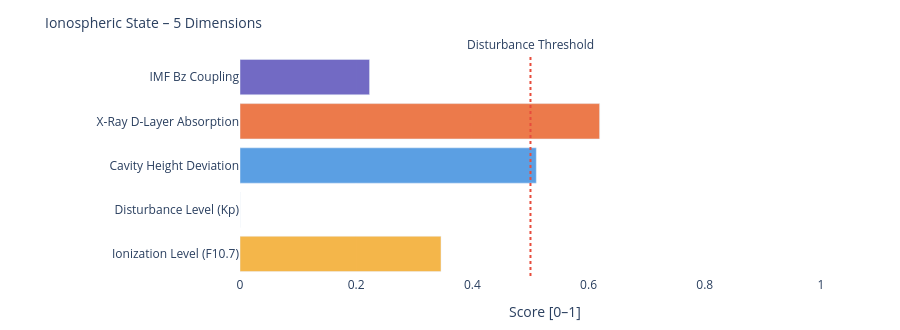

Source (notebook cell):
### Markdown cell above
---
### 📐 Systemic Insight: Geometric Cavity vs. Real Schumann Resonance

**Relevant for:** Layer 6 = delta analysis &nbsp;|&nbsp; Layer 7 = feature vector / system interpretation

A cavity height change from 80 km to 70 km shifts the **idealized geometric frequencies** only minimally:

| Modus | Aktuell | Referenz | Δ |
|-------|---------|----------|---|
| SR-1 | 10.4762 Hz | 10.4599 Hz | +16 mHz |
| SR-2 | 18.1452 Hz | 18.1171 Hz | +28 mHz |
| SR-3 | 25.6612 Hz | 25.6215 Hz | +40 mHz |
| SR-4 | 33.1285 Hz | 33.0772 Hz | +51 mHz |

The geometric effect is limited because 10 km is very small compared to Earth's radius (~6371 km).

**Consequence:** Real Schumann deviations are likely driven more strongly by **conductivity, damping, day/night structure, lightning distribution and source geometry** than by pure cavity height.

---

**Layer 6 compares:**
```
geometric Δ from Layer 4  vs.  observed Δ from real Schumann measurement data
```

**Layer 7 Feature:**
```
If real Δ >> geometric Δ  →  non-geometric factors dominant
```

### Code cell
# ============================================================
# IONOSPHERIC STATE – Summary gauge
# Five dimensions: ionization, disturbance, cavity height, X-Ray, Bz coupling
# ============================================================

def norm(v, lo, hi):
    if v is None: return None
    return round(max(0.0, min(1.0, (v - lo) / (hi - lo))), 3)

# Ionization level (F10.7 → F2-Layer)
ioniz = norm(f107_val, 60, 250)

# Disturbance level (Kp → E/F-Layer irregularities)
disturb = norm(kp_val, 0, 9)

# Cavity height deviation from reference (80 km)
h_dev = norm(abs(h_eff - 80), 0, 20)

# X-Ray ionization (D-Layer absorption)
xray_ioniz = None
if xray_now is not None:
    xray_ioniz = norm(math.log10(max(xray_now, 1e-9)) + 9, 0, 5)

# Bz coupling (southward Bz → stronger magnetosphere-ionosphere coupling)
bz_coupling = norm(-(bz_now or 0), -5, 30) if bz_now is not None else None

dims = [
    ('Ionization Level (F10.7)',    ioniz,      '#F2A623'),
    ('Disturbance Level (Kp)',      disturb,    '#7F77DD'),
    ('Cavity Height Deviation',     h_dev,      '#378ADD'),
    ('X-Ray D-Layer Absorption',    xray_ioniz, '#E85D24'),
    ('IMF Bz Coupling',             bz_coupling,'#534AB7'),
]

fig = go.Figure()
for name, val, col in dims:
    if val is not None:
        h = int(val * 20)
        bar = '█' * h + '░' * (20 - h)
        label = f'{name}:  {bar}  {val:.3f}'
    else:
        label = f'{name}:  {"─" * 20}  n/a'
    fig.add_trace(go.Bar(
        x=[val if val is not None else 0],
        y=[name],
        orientation='h',
        marker_color=col, opacity=0.82,
        showlegend=False
    ))

fig.add_vline(x=0.5, line_dash='dot', line_color='#e74c3c',
              annotation_text='Disturbance Threshold', annotation_position='top')
fig.update_layout(
    title=dict(text='Ionospheric State – 5 Dimensions', font=dict(size=14)),
    xaxis=dict(title='Score [0–1]', range=[0, 1.05]),
    height=330, plot_bgcolor='rgba(0,0,0,0)', paper_bgcolor='rgba(0,0,0,0)',
    margin=dict(l=240, r=50, t=55, b=40)
)
fig.show()

print(f'\nIonospheric state:')
for name, val, _ in dims:
    print(f'  {name:<35} {val:.3f}' if val is not None else f'  {name:<35} n/a')

### Figure 1 — Plotly figure (JSON) as saved in the notebook; plotly's stock layout.template omitted (floating-point values rounded to 4 significant figures)
{"data": [{"marker": {"color": "#F2A623"}, "opacity": 0.82, "orientation": "h", "showlegend": false, "type": "bar", "x": [0.346], "y": ["Ionization Level (F10.7)"]}, {"marker": {"color": "#7F77DD"}, "opacity": 0.82, "orientation": "h", "showlegend": false, "type": "bar", "x": [0.0], "y": ["Disturbance Level (Kp)"]}, {"marker": {"color": "#378ADD"}, "opacity": 0.82, "orientation": "h", "showlegend": false, "type": "bar", "x": [0.51], "y": ["Cavity Height Deviation"]}, {"marker": {"color": "#E85D24"}, "opacity": 0.82, "orientation": "h", "showlegend": false, "type": "bar", "x": [0.619], "y": ["X-Ray D-Layer Absorption"]}, {"marker": {"color": "#534AB7"}, "opacity": 0.82, "orientation": "h", "showlegend": false, "type": "bar", "x": [0.223], "y": ["IMF Bz Coupling"]}], "layout": {"annotations": [{"showarrow": false, "text": "Disturbance Threshold", "x": 0.5, "xanchor": "center", "xref": "x", "y": 1, "yanchor": "bottom", "yref": "y domain"}], "height": 330, "margin": {"b": 40, "l": 240, "r": 50, "t": 55}, "paper_bgcolor": "rgba(0,0,0,0)", "plot_bgcolor": "rgba(0,0,0,0)", "shapes": [{"line": {"color": "#e74c3c", "dash": "dot"}, "type": "line", "x0": 0.5, "x1": 0.5, "xref": "x", "y0": 0, "y1": 1, "yref": "y domain"}], "title": {"font": {"size": 14}, "text": "Ionospheric State – 5 Dimensions"}, "xaxis": {"range": [0, 1.05], "title": {"text": "Score [0–1]"}}}}
